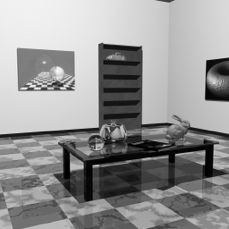
#> input picture hough/hough2.png, 229 x 229 px
$ python Harris.py   (older library calls are emulated)
#> lines starting #> are read from the running program, lines starting #| are printed output that depends on the picture; after the words box and inside, x2 and y2 are one past the last pixel; in counts of white or black regions, pixels touching at a corner belong together
import cv2
import numpy as np


if __name__ == "__main__":
    imge = cv2.imread("./hough/hough2.png")
#> imge is the input picture: shape (229, 229, 3); min 0, max 254, mean 147.4
    # convert the read image to greyscale
    imag = cv2.cvtColor(imge, cv2.COLOR_BGR2GRAY)
    # doing gaussian blur to remove noise
    img = cv2.GaussianBlur(imag,(3,3),0)

    # get X and Y gradient

    sobelX = cv2.Sobel(img, cv2.CV_64F, 1, 0, ksize=5)
    sobelY = cv2.Sobel(img, cv2.CV_64F, 0, 1, ksize=5)
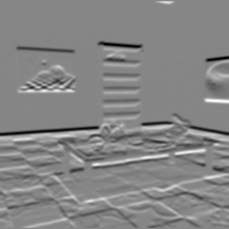
#> sobelY: shape (229, 229) float64; min -7913, max 7116, mean -48.9; drawn with min black and max white
    #Ix = cv2.convertScaleAbs(sobelX)
    #Iy = cv2.convertScaleAbs(sobelY)
    (height, width) = img.shape[:2]
#> height = 229; width = 229
    Ix = np.zeros((height, width))
    Iy = np.zeros((height, width))
    cv2.normalize(np.absolute(sobelX), Ix, 0, 255, cv2.NORM_MINMAX)
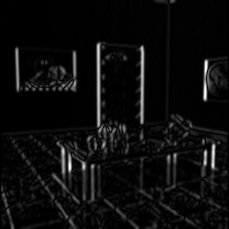
#> Ix: shape (229, 229) float64; min 0, max 255, mean 12.9
    cv2.normalize(np.absolute(sobelY), Iy, 0, 255, cv2.NORM_MINMAX)
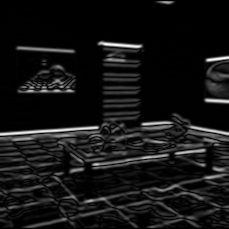
#> Iy: shape (229, 229) float64; min 0, max 255, mean 21.1; drawn with min black and max white
    Ix = np.uint8(Ix)
    Iy = np.uint8(Iy)

    # find double derivative
    dxx = sobelX*sobelX
    dyy = sobelY*sobelY
    dxy = sobelY*sobelX
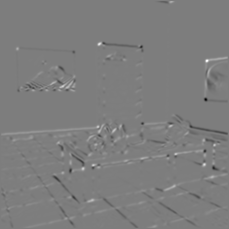
#> dxy: shape (229, 229) float64; min -20619352, max 21128124, mean 12905.5; drawn with min black and max white

    Ixy = np.zeros((height,width))
    cv2.normalize(np.absolute(dxy), Ixy, 0, 255, cv2.NORM_MINMAX)
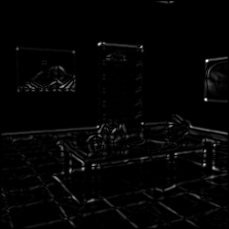
#> Ixy: shape (229, 229) float64; min 0, max 255, mean 4.6
    Ixy = np.uint8(Ixy)

    response = np.zeros((height, width))
    har_response = np.zeros((height, width))
    win_size = 3
    offset = win_size//2
    k = 0.04
    for y in range(offset, height-offset):
        for x in range(offset, width-offset):
            start_y = y - offset
            end_y = y + offset + 1
            start_x = x - offset
            end_x = x + offset + 1

            Mxx = np.sum(dxx[start_y : end_y, start_x : end_x])
            Myy = np.sum(dyy[start_y : end_y, start_x : end_x])
            Mxy = np.sum(dxy[start_y : end_y, start_x : end_x])

            det = (Mxx*Myy) - (Mxy**2)
            trace = Mxx + Myy
            r = det - k*(trace**2)
            response[y-offset][x-offset] = r
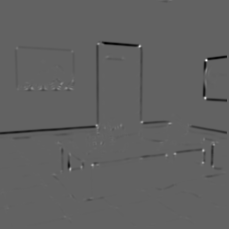
#> response: shape (229, 229) float64; min -6.78e+15, max 1.07e+16, mean -7.47e+13; drawn with min black and max white

    print(dxx)
#> (printed output is left out)
    print(response)
#> (printed output is left out)

    cv2.normalize(response, har_response, 0, 255, cv2.NORM_MINMAX)
    #corners = cv2.cornerHarris(img, blockSize=2, ksize=3, k=0.04)
    print(har_response)
#> (printed output is left out)
    #print(corners)

    cv2.imshow("Edge X", Ix)
    cv2.imshow("Edge Y", Iy)
    cv2.imshow("Ixy", Ixy)
    cv2.imshow("Response", har_response)
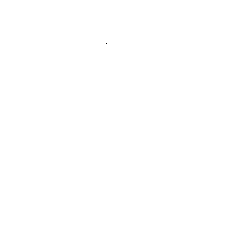
#> window 'Response': shape (229, 229); 100% white; black in thin lines or dots, all inside (x1, y1, x2, y2) = (106, 43, 107, 44)
    cv2.waitKey(0)
    cv2.destroyAllWindows()
